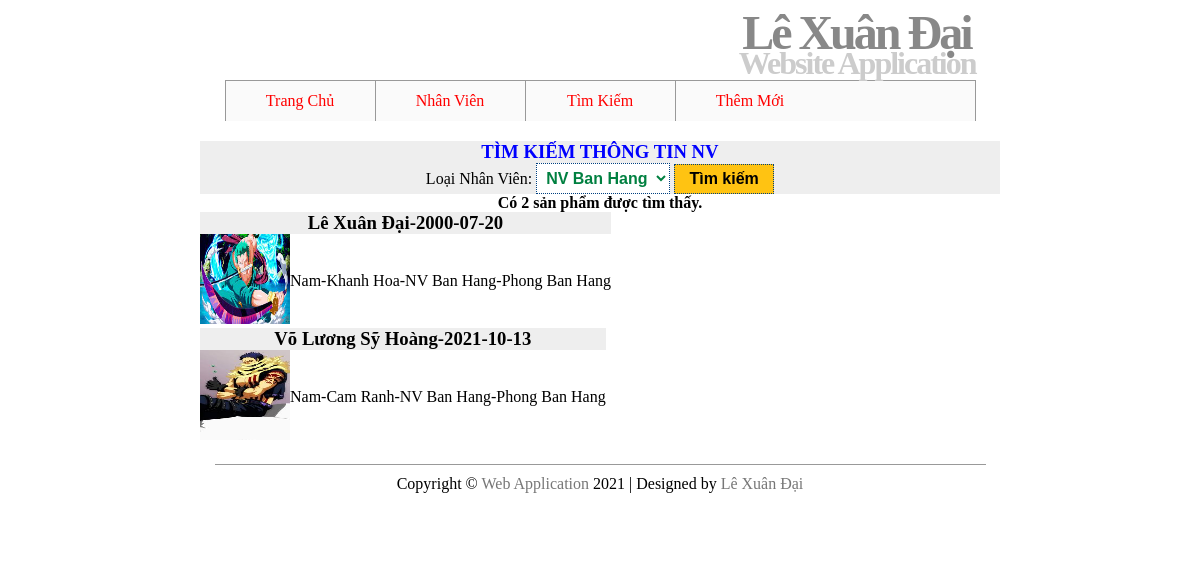
The app's page /MyWebsite/TKtheoLoai.php?loainv=NVbh with its own data.
### tables this page shows
CREATE TABLE `nhanvien` (
  `MaNV` varchar(10) NOT NULL,
  `Ho` varchar(50) NOT NULL,
  `Ten` varchar(50) NOT NULL,
  `NgaySinh` date NOT NULL,
  `GioiTinh` varchar(5) NOT NULL,
  `DiaChi` varchar(50) NOT NULL,
  `Anh` varchar(50) NOT NULL,
  `MaLoaiNV` varchar(5) NOT NULL,
  `MaPhong` varchar(5) NOT NULL
);

CREATE TABLE `loainv` (
  `MaLoaiNV` varchar(5) NOT NULL,
  `TenLoaiNV` varchar(50) NOT NULL
);

CREATE TABLE `phongban` (
  `MaPhong` varchar(5) NOT NULL,
  `TenPhong` varchar(50) NOT NULL
);

### MyWebsite/TKtheoLoai.php (the view, shortened to what this page needs)
<?php
include("includes/connect.php");
?>
</head>
<body>
<form action="" method="get">
<table bgcolor="#eeeeee" align="center" width="800"style="border-collapse: collapse; margin-top:20px;">
<tr>
	<td style="text-align:center;"><font color="blue"><h3>TÌM KIẾM THÔNG TIN NV</h3></font></td>
</tr>
<tr>
<td style="text-align: center;">Loại Nhân Viên:
		<select name="loainv">
			<?php
				$query="select * from loainv";
				$result=mysqli_query($mysqli,$query);
				if(mysqli_num_rows($result)>0){
					while($row=mysqli_fetch_array($result)){
						$ma_loainv=$row['MaLoaiNV'];
						$ten_loainv=$row['TenLoaiNV'];
						echo "<option value='$ma_loainv' ";
								if(isset($_REQUEST['loainv']) && ($_REQUEST['loainv']==$ma_loainv)) echo "selected='selected'";
						echo ">$ten_loainv</option>";
					}
				}
			?>
		</select>
		<input class="btn float-right login_btn" type="submit" name="tim" value="Tìm kiếm">
	</td>
</tr>
</table>
</form>
<?php
if($_SERVER['REQUEST_METHOD']=='GET')
{
	if(empty($_GET['loainv'])) echo "<p align='center'>Vui lòng nhập tên loại nhân viên</p>";
	else
	{
		$loainv=$_GET['loainv'];
		$query=" SELECT *,TenLoaiNV,TenPhong
        FROM nhanvien, loainv, phongban
        WHERE  nhanvien.MaLoaiNV = loainv.MaLoaiNV AND nhanvien.MaPhong=phongban.MaPhong AND loainv.MaLoaiNV like '%$loainv%'";
		$result=mysqli_query($mysqli,$query) or trigger_error("Query Failed! SQL: $query - Error: ".mysqli_error($mysqli), E_USER_ERROR);
		if(mysqli_num_rows($result)>0)
		{	$rows=mysqli_num_rows($result);
			echo "<div align='center'><b>Có $rows sản phẩm được tìm thấy.</b></div>";
			while($row=mysqli_fetch_array($result, MYSQLI_ASSOC))
			{
				echo '<table align="center" border="1" cellpadding="5" cellspacing="5" style="border-collapse:collapse;">
						<tr bgcolor="#eeeeee"><td colspan="2" align="center"><h3>'.$row['Ho'].' '.$row['Ten'].'-'.$row['NgaySinh'].'</h3></td></tr>';
					echo '<tr><td><img src="hinh/'.$row['Anh'].'" width="90" height="90"/></td>';
								echo '<td>'.$row['GioiTinh']
								.'-'.$row['DiaChi'].'-'.$row['TenLoaiNV'].'-'.$row['TenPhong'];
								echo '</td></tr></table>';
			}
		}
		else echo "<div><b>Không tìm thấy .</b></div>";
	}
}
?>

### MyWebsite/includes/style.css (style rules this page uses)
* { border:0; margin:0; padding:0; }
a { color:#777; text-decoration:none; }
#header { border-bottom:1px solid #999; height:80px; margin:0 auto; width:751px; }
#header h1 { color:#888; font-size:300%; letter-spacing:-3px; text-align:right; padding:5px; margin-bottom:-20px; }
#header h2 { color:#CCC; font-size:200%; letter-spacing:-2px; text-align:right; }
#navigation { background:#fafafa; border-right:1px solid #999; margin:0 auto; width:750px; height:40px; list-style:none; }
#navigation li { border-left:1px solid #999; float:left; width:149px; list-style:none; }
#navigation a { display:block; line-height:40px; text-align:center; }
#content { height:auto; margin:0 auto; padding:0 0 20px; width:800px; }
#footer { border-top:1px solid #999; height:50px; margin:0 auto; padding:10px; text-align:center; width:751px; }
input, select, .input { padding: 5px; font-weight: bold; font-size: 1em; color: #008040; background: #FFFFFF; border:1px dotted #004080; }

### MyWebsite/TKtheoLoai.php (style rules this page uses)
.login_btn { color: black; background-color: #FFC312; width: 100px; }

### records on screen
nhanvien: Ho "Lê", Ten "Xuân Đại", NgaySinh "2000-07-20", Anh (picture), GioiTinh "Nam", DiaChi "Khanh Hoa", MaLoaiNV.TenLoaiNV "NV Ban Hang", MaPhong.TenPhong "Phong Ban Hang"
nhanvien: Ho "Võ", Ten "Lương Sỹ Hoàng", NgaySinh "2021-10-13", Anh (picture), GioiTinh "Nam", DiaChi "Cam Ranh", MaLoaiNV.TenLoaiNV "NV Ban Hang", MaPhong.TenPhong "Phong Ban Hang"

### other values on screen
$rows "2"
form field loainv "NV Ban Hang"
